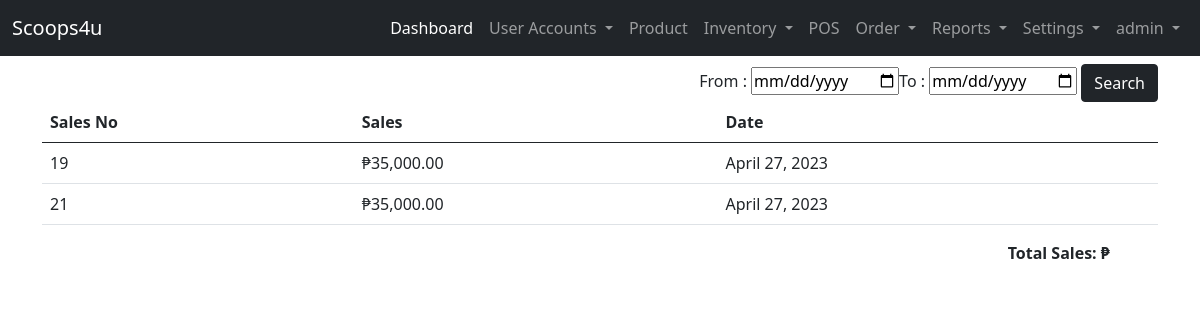
The app's page /user-site/reports/pos-sales/ (signed in), older data.
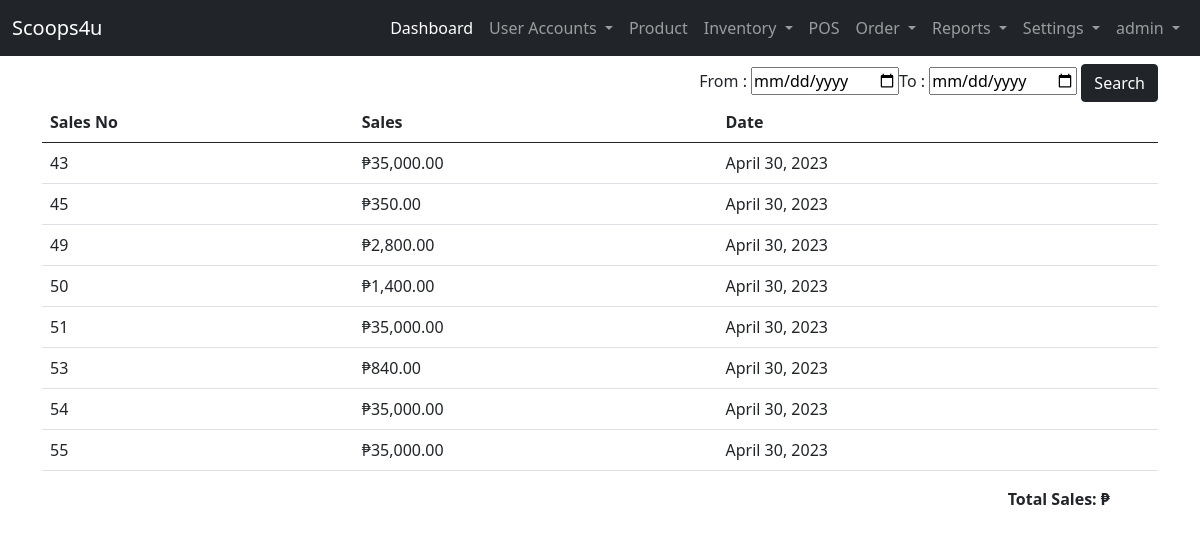
The same page, newer data.
### landing_page/models.py (models this page shows)
class User(AbstractUser):
    ROLE = ((" "," "),("admin","admin"),("staff","staff"),("reseller","reseller"),("delivery_staff","delivery_staff"))
    STAT = ((" "," "),("active","active"),("inactive","inactive"))
    role = models.CharField(max_length=50, null=True, default=None, choices=ROLE)
    status = models.CharField(max_length=50, null=True, default=None , choices=STAT)

### admin_site/models.py (models this page shows, shortened)
class Cart_Payment(models.Model):
    STATUS = (("Printed","Printed"),("not Print","not Print"))
    cart_user = models.CharField(max_length=200, null=False, default=None, verbose_name='Role')
    cart_no = models.CharField(max_length=200, null=True,  verbose_name='Pos No')
    cart_TotalAmount =  models.BigIntegerField(null=True, verbose_name='Total Amount')
    cart_cash = models.BigIntegerField( null=True, verbose_name='Cash')
    cart_change = models.BigIntegerField(null=True, verbose_name='change')
    cart_status = models.CharField(max_length=250, null=True, choices=STATUS, verbose_name='Status')
    cart_date = models.DateField(default=timezone.now, verbose_name='Date')

### admin_site/views.py (the view)
# urls.py: path('reports/pos-sales/', views.report_pos_sales, name='report_pos_sales'),
@login_required(login_url='landing_page:login')
def report_pos_sales(request):
    pos_payment = Cart_Payment.objects.filter(cart_status = 'Printed')
    context = {
        'pos_payment':pos_payment
    }
    return render(request, 'admin_site/reports/pos_sales.html',context)

### templates/admin_site/reports/pos_sales.html (shortened to what this page needs)
{% extends 'admin_site/base.html' %}
{% block content %}
{% load humanize %}
    <div id="form-date" class="text-end">
        <form action="{% url 'admin_site:search_pos_sales' %}" method="post">
            From : <input type="date" name="start_date" required>To : <input type="date" name="end_date" required> <input type="submit" class="btn btn-dark text-center" value="Search" >
        </form>
    </div>
    <table class="table table-hover">
        <thead>
            <tr>
                <th>Sales No</th>
                <th>Sales</th>
                <th>Date</th>
            </tr>
        </thead>
            <tbody>
                {% for list in pos_payment %}
                <tr>
                    <td>{{ list.id }}</td>
                    <td>&#8369;{{ list.cart_TotalAmount|floatformat:2|intcomma}}</td>
                    <td>{{ list.cart_date}}</td>
                </tr>
                {% endfor %}
            </tbody>
    </table>
    <div class="text-end px-5">
        <label style="font-weight: bolder;" > Total Sales: &#8369;{{ list_transaction|floatformat:2|intcomma }}    </label>
    </div>
{% endblock content %}

### templates/admin_site/base.html (shortened to what this page needs)
{% load static %}
<!DOCTYPE html>
<html lang="en">
<head>
    <link href="https://cdn.jsdelivr.net/npm/bootstrap@5.0.2/dist/css/bootstrap.min.css" rel="stylesheet">
    <link rel="stylesheet" href="{% static 'css/sample.css' %}">
  </head>
<body>
  {% if user.role == "admin"%}
    <nav class="navbar navbar-expand-lg navbar-dark bg-dark">
        <div class="container-fluid">
          <a class="navbar-brand" href="#">Scoops4u</a>
          <div class="collapse navbar-collapse" id="navbarNavDropdown">
            <ul class="navbar-nav ms-auto mb-2 mb-lg-0">
              <li class="nav-item">
                <a class="nav-link active" aria-current="page" href="{% url 'admin_site:dashboard'%}">Dashboard</a>
              </li>
              <li class="nav-item dropdown">
                <a class="nav-link dropdown-toggle" href="#" id="navbarDropdownMenuLink" role="button" data-bs-toggle="dropdown" aria-expanded="false">
                  User Accounts
                </a>
              </li>
              <li class="nav-item">
                <a class="nav-link" href="{%url 'admin_site:list_product' %}">Product</a>
              </li>
              <li class="nav-item dropdown">
                <a class="nav-link dropdown-toggle" href="#" id="navbarDropdownMenuLink" role="button" data-bs-toggle="dropdown" aria-expanded="false">
                  Inventory
                </a>
              </li>
              <li class="nav-item">
                <a class="nav-link" href="{%url 'admin_site:pos' %}">POS</a>
              </li>
              <li class="nav-item dropdown">
                <a class="nav-link dropdown-toggle" href="#" id="navbarDropdownMenuLink" role="button" data-bs-toggle="dropdown" aria-expanded="false">
                  Order
                </a>
              </li>
              <li class="nav-item dropdown">
                <a class="nav-link dropdown-toggle" href="#" id="navbarDropdownMenuLink" role="button" data-bs-toggle="dropdown" aria-expanded="false">
                  Reports
                </a>
              </li>
              <li class="nav-item dropdown">
                <a class="nav-link dropdown-toggle" href="#" id="navbarDropdownMenuLink" role="button" data-bs-toggle="dropdown" aria-expanded="false">
                  Settings
                </a>
              </li>
              <li class="nav-item dropdown">
                <a class="nav-link dropdown-toggle" href="#" id="navbarDropdownMenuLink" role="button" data-bs-toggle="dropdown" aria-expanded="false">
                  {{ user }}
                </a>
              </li>
            </ul>
          </div>
        </div>
      </nav>
  {% endif %}
      <div class="container">
        <div class="row mt-2">
            <div class="col-lg-12">
                {% block content %}
                {% endblock content %}
            </div>
        </div>
      </div>
</body>
</html>

Row changes from the older to the newer data that the page shows:
removed Cart_Payment: id "19", cart_TotalAmount "35,000.00", cart_date "April 27, 2023"
removed Cart_Payment: id "21", cart_TotalAmount "35,000.00", cart_date "April 27, 2023"
added Cart_Payment: id "43", cart_TotalAmount "35,000.00", cart_date "April 30, 2023"
added Cart_Payment: id "45", cart_TotalAmount "350.00", cart_date "April 30, 2023"
added Cart_Payment: id "49", cart_TotalAmount "2,800.00", cart_date "April 30, 2023"
added Cart_Payment: id "50", cart_TotalAmount "1,400.00", cart_date "April 30, 2023"
added Cart_Payment: id "51", cart_TotalAmount "35,000.00", cart_date "April 30, 2023"
added Cart_Payment: id "53", cart_TotalAmount "840.00", cart_date "April 30, 2023"
added Cart_Payment: id "54", cart_TotalAmount "35,000.00", cart_date "April 30, 2023"
added Cart_Payment: id "55", cart_TotalAmount "35,000.00", cart_date "April 30, 2023"
